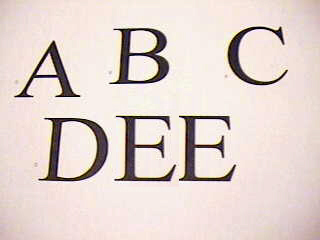
%> input picture Practica15/LETRAP1.JPG, 320 x 240 px
$ octave regp_circulos.m   (GNU Octave 9; MATLAB toolbox functions it lacks are replaced by stand-ins)
%> lines starting %> are read from the running program, lines starting %| are printed output that depends on the picture; in (x1, y1, x2, y2) boxes, pixels count from 0 and x2, y2 are one past the last pixel; in counts of white or black regions, pixels touching at a corner belong together; the program's own positions count from 1
% a = imread('circlesBrightDark.png');
 a = imread('letrap1.jpg');
%> a is the input picture: size 240x320x3 uint8; mean R, G, B 226.1, 212, 206.7
 a = rgb2gray(a);
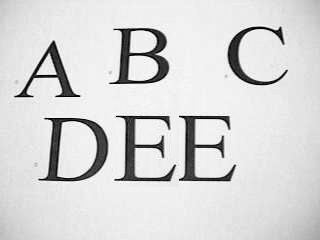
%> a: size 240x320 uint8; min 0, max 255, mean 215.6

bw = a < 100;
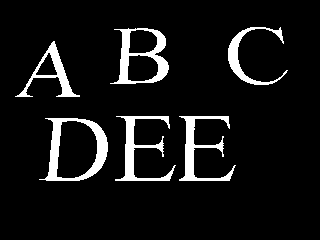
%> bw: size 240x320 logical; 8% white; 6 white regions
imshow(bw)
title('Imagen con letras')
L = bwlabel(bw,8);
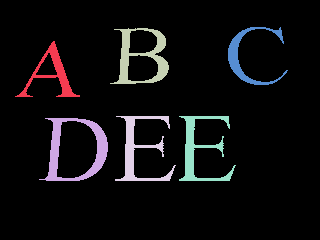
%> L: size 240x320 double; 7 distinct labels, from 0 to 6; one colour per label, 0 black
stats = regionprops(L,'all');
%> stats = 6 regions; largest, box (x1, y1, x2, y2), Area, Centroid, MajorAxisLength, MinorAxisLength and Eccentricity: (39, 118, 108, 181) 1365 [76.6 150.2] 85.13 77.26 0.42, (110, 28, 169, 84) 1176 [142.6 57.6] 68.11 65.82 0.257, (115, 116, 176, 181) 1054 [140.7 150] 88.01 60.27 0.729, (179, 116, 236, 181) 1046 [200.9 149.8] 87.59 59.77 0.731
stats(1)
%> ans = 1 region; box (x1, y1, x2, y2), Area, Centroid, MajorAxisLength, MinorAxisLength and Eccentricity: (15, 41, 80, 97) 776 [53 74.7] 61.18 56.31 0.391

% stats = regionprops(bw,'Area','centroid');
% stats(1)

% %Obtiene los centros y radios
centers = stats.Centroid;
%> centers = [52.96 74.69]
diameters = mean([stats.MajorAxisLength stats.MinorAxisLength],2);
%> diameters = 70.95
radii = diameters/2;
%> radii = 35.48
